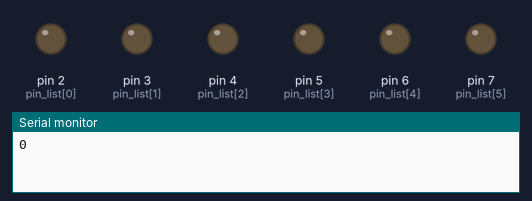
Recording of a sketch running on a simulated Arduino Uno, built with avr-gcc and run on an emulated ATmega328P. Shown: output pins drawn as LEDs (lit = HIGH), the last lines printed to the serial monitor.

Above: at 0.12 s.
At 2.62 s:
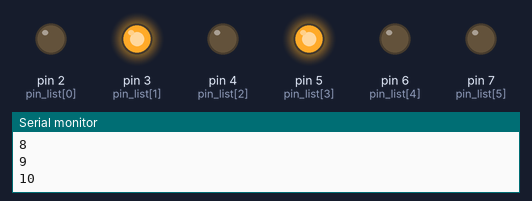
At 5.12 s:
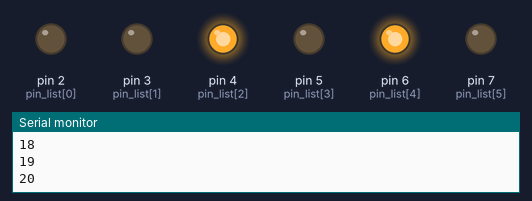
At 10.38 s:
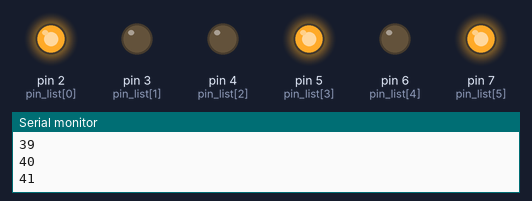
At 15.38 s:
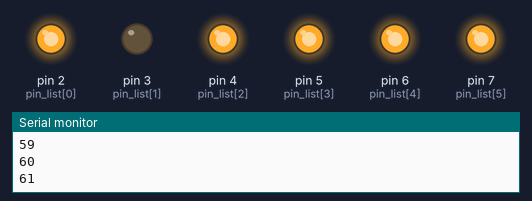
At 20.63 s:
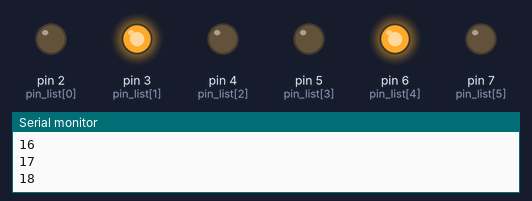
Timing chart, 0 to 20.9 s (numbered marks = the images above):
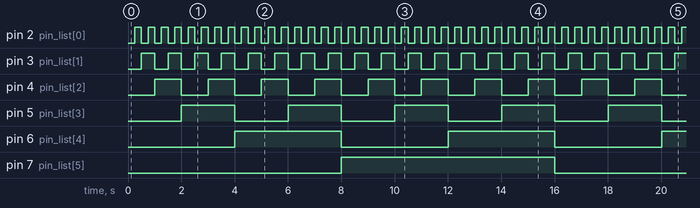

Measured:
- by itself, pin 2 (pin_list[0]): alternates HIGH for 0.25 s and LOW for 0.25 s
- by itself, pin 3 (pin_list[1]): alternates HIGH for 0.50 s and LOW for 0.50 s
- by itself, pin 4 (pin_list[2]): alternates HIGH for 1.0 s and LOW for 1.0 s
- by itself, pin 5 (pin_list[3]): alternates HIGH for 2.0 s and LOW for 2.0 s
- by itself, pin 6 (pin_list[4]): alternates HIGH for 4.0 s and LOW for 4.0 s
- by itself, pin 7 (pin_list[5]): alternates HIGH for 8.0 s and LOW for 8.0 s

The sketch:

binary_counter.ino
```cpp
//enter the pins that you are using to connect to leds in the pin list


int pin_list[] = {2,3,4,5,6,7};
int max_num, curr_num, s  = 0;


void setup() {
  s = sizeof(pin_list)/sizeof(int);
  max_num = pow(2, s) - 1;
  for (int i = 0; i < s; i++) {
    pinMode(pin_list[i], OUTPUT);
  }
  Serial.begin(9600);
}

void loop() {
  Serial.println(curr_num);
  for (int i = 0; i < s; i++) {
    digitalWrite(pin_list[i], getBit(curr_num, i));
  }
  curr_num++;
  if (curr_num > max_num) {
    curr_num = 0;
  }
  delay(250);
}

int getBit(int num, int bit_num) { //rightmost bit is 0th bit
  int out = 0;
  out = bit(bit_num) & num;
  out = bitRead(out, bit_num);
  return out;
}
```
